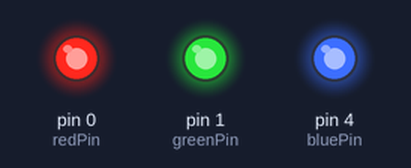
Simulated run of this sketch. Board: Arduino Uno, built with avr-gcc and run on an emulated ATmega328P. Shown: output pins drawn as LEDs (lit = HIGH).

Above: at 0.9 s.
At 2.7 s:
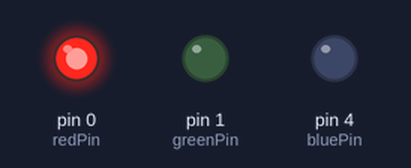
Timing chart, 0 to 4.2 s (numbered marks = the images above):
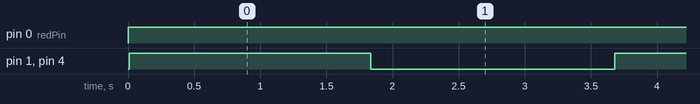

Measured:
- by itself, pin 0 (redPin): LOW → HIGH at 0.00 s
- by itself, pin 1 (greenPin), pin 4 (bluePin): alternates HIGH for 1.8 s and LOW for 1.8 s

The sketch:

diamond_ore.ino
```cpp
int redPin = 0;
int greenPin = 1;
int bluePin = 4;

int ledLevel = 0;

void setup() {
  pinMode(redPin, OUTPUT);
  pinMode(greenPin, OUTPUT);
  pinMode(bluePin, OUTPUT);
}

void loop() {
  digitalWrite(redPin, HIGH);

  for (int i = 0; i < 360; ++i) {
    float x = float(i) / 180 * PI;
    ledLevel = 127 * (sin(x) + 1);

    analogWrite(greenPin, ledLevel);
    analogWrite(bluePin, ledLevel);

    delay(10);
  }
}
```
